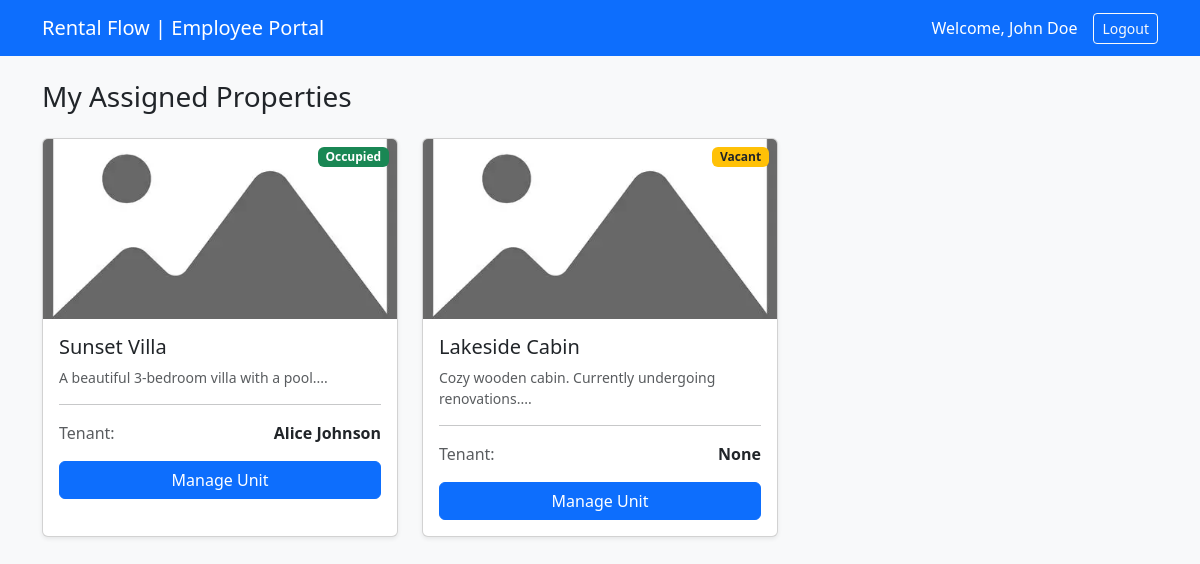
Screenshot of /employee_dashboard.php (signed in) with the database file from the repository.
### tables this page shows
CREATE TABLE `properties` (
  `property_id` int(11) NOT NULL,
  `property_name` varchar(150) NOT NULL,
  `property_description` text DEFAULT NULL,
  `property_rent` decimal(10,2) NOT NULL,
  `property_revenue` decimal(15,2) DEFAULT 0.00,
  `property_image` varchar(255) DEFAULT 'default.webp',
  `manager_id` int(11) NOT NULL,
  `employee_id` int(11) DEFAULT NULL,
  `tenant_id` int(11) DEFAULT NULL
);

CREATE TABLE `tenants` (
  `tenant_id` int(11) NOT NULL,
  `tenant_name` varchar(100) NOT NULL,
  `tenant_email` varchar(100) NOT NULL,
  `tenant_phone` varchar(20) DEFAULT NULL
);

### employee_dashboard.php (the view, shortened to what this page needs)
<?php
$emp_id = $_SESSION['user_id'];
$conn = getDBConnection();
$sql = "SELECT p.*, t.tenant_name
        FROM properties p
        LEFT JOIN tenants t ON p.tenant_id = t.tenant_id
        WHERE p.employee_id = ?";
$stmt = $conn->prepare($sql);
$stmt->bind_param("i", $emp_id);
$stmt->execute();
$properties = $stmt->get_result();
?>
<!DOCTYPE html>
<html lang="en">
<head>
    <link href="https://cdn.jsdelivr.net/npm/bootstrap@5.3.3/dist/css/bootstrap.min.css" rel="stylesheet">
</head>
<body class="bg-light">
<nav class="navbar navbar-expand-lg navbar-dark bg-primary mb-4">
  <div class="container">
    <a class="navbar-brand" href="#">Rental Flow | Employee Portal</a>
    <div class="d-flex text-white align-items-center">
        <span class="me-3">Welcome, <?php echo htmlspecialchars($_SESSION['user_name']); ?></span>
        <a href="logout.php" class="btn btn-outline-light btn-sm">Logout</a>
    </div>
  </div>
</nav>
<div class="container">
    <h3 class="mb-4">My Assigned Properties</h3>
    <div class="row">
        <?php if ($properties->num_rows > 0): ?>
            <?php while($row = $properties->fetch_assoc()): ?>
                <?php
                    $status_text = $row['tenant_id'] ? 'Occupied' : 'Vacant';
                    $status_color = $row['tenant_id'] ? 'bg-success' : 'bg-warning text-dark';
                    $img = !empty($row['property_image']) ? "uploads/".$row['property_image'] : "uploads/default.jpg";
                ?>
                <div class="col-md-6 col-lg-4 mb-4">
                    <div class="card shadow-sm h-100">
                        <img src="<?php echo htmlspecialchars($img); ?>" class="prop-card-img card-img-top">
                        <div class="position-absolute top-0 end-0 m-2 badge <?php echo $status_color; ?>">
                            <?php echo $status_text; ?>
                        </div>
                        <div class="card-body">
                            <h5 class="card-title"><?php echo htmlspecialchars($row['property_name']); ?></h5>
                            <p class="small text-muted mb-2">
                                <?php echo htmlspecialchars(substr($row['property_description'], 0, 60)) . '...'; ?>
                            </p>
                            <hr>
                            <div class="d-flex justify-content-between mb-3">
                                <span class="text-muted">Tenant:</span>
                                <span class="fw-bold"><?php echo htmlspecialchars($row['tenant_name'] ?? 'None'); ?></span>
                            </div>
                            <div class="d-grid">
                                <a href="employee_property_details.php?id=<?php echo $row['property_id']; ?>" class="btn btn-primary">Manage Unit</a>
                            </div>
                        </div>
                    </div>
                </div>
            <?php endwhile; ?>
        <?php endif; ?>
    </div>
</div>
</body>
</html>

### employee_dashboard.php (style rules this page uses)
.prop-card-img { height: 180px; object-fit: cover; }

### rows the page displays
properties: property_image (placeholder picture), tenant "Occupied", property_name "Sunset Villa", property_description "A beautiful 3-bedroom villa with a pool.", tenant.tenant_name "Alice Johnson"
properties: property_image (placeholder picture), tenant "Vacant", property_name "Lakeside Cabin", property_description "Cozy wooden cabin. Currently undergoing renovations.", tenant_name "None"

### other values shown
$_SESSION['user_name'] "John Doe"
